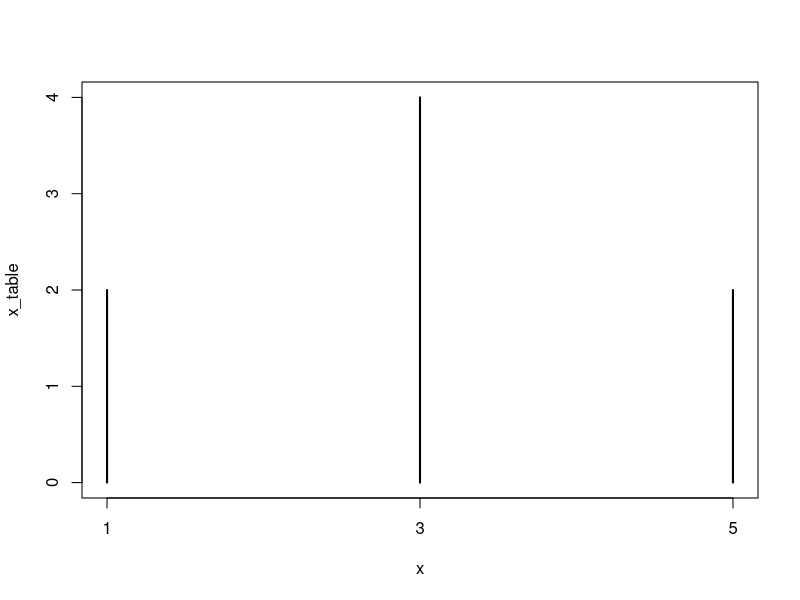
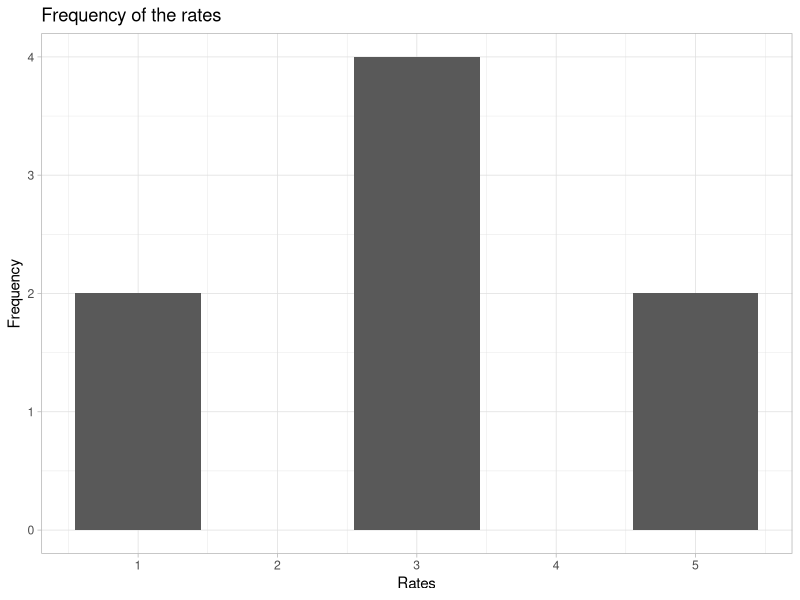

Write the R code that produced these figures, in order.
## ---- chunk 1
knitr::opts_chunk$set(echo = TRUE)
## ---- chunk 2
x <- c(1, 1, 3, 3, 3, 3, 5, 5)
x
str(x) # structure

table(x)
## ---- chunk 3
x_table <- table(x)
plot(x_table)
## ---- chunk 4
library(dplyr)
library(ggplot2)

xdf <- data.frame(x)
# xdf %>%
#         group_by(x) %>% 
#         summarise(nb = n()) %>% 
#         ggplot(data = ., aes(x = x, y = nb)) +
#         geom_col() +
#         xlab("Rates") + ylab("Frequency") +
#         ggtitle("Frequency of the rates") +
#         theme_light()

ggplot(xdf, aes(x = x)) + 
        geom_bar() +
        xlab("Rates") + ylab("Frequency") +
        ggtitle("Frequency of the rates") +
        theme_light()
## ---- chunk 5
mean(x)
median(x)
